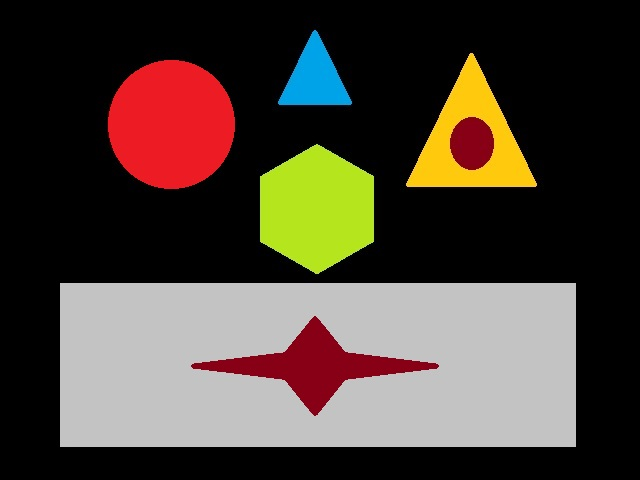
#> input picture contornos.jpg, 640 x 480 px, found by its file name
$ python '11 - contornos.py'
#> lines starting #> are read from the running program, lines starting #| are printed output that depends on the picture; after the words box and inside, x2 and y2 are one past the last pixel; in counts of white or black regions, pixels touching at a corner belong together
import cv2

img = cv2.imread('contornos.jpg')
#> img is the input picture: shape (480, 640, 3); mean B, G, R 55.5, 65.3, 75.9
#img = 255 - img

img_list = img.copy()
img_external = img.copy()
img_ccomp = img.copy()
img_tree = img.copy()


gray = cv2.cvtColor(img_list, cv2.COLOR_BGR2GRAY)
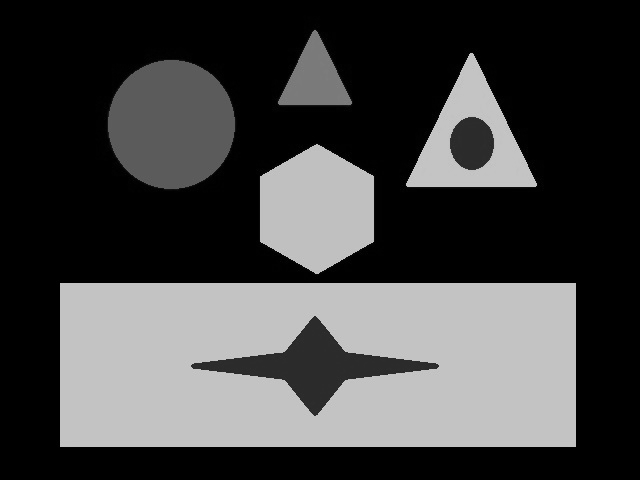
#> gray: shape (480, 640); min 0, max 207, mean 67.3
#_, th = cv2.threshold(img_list, 80, 255, cv2.THRESH_BINARY)
_, th = cv2.threshold(gray, 80, 255, cv2.THRESH_BINARY)
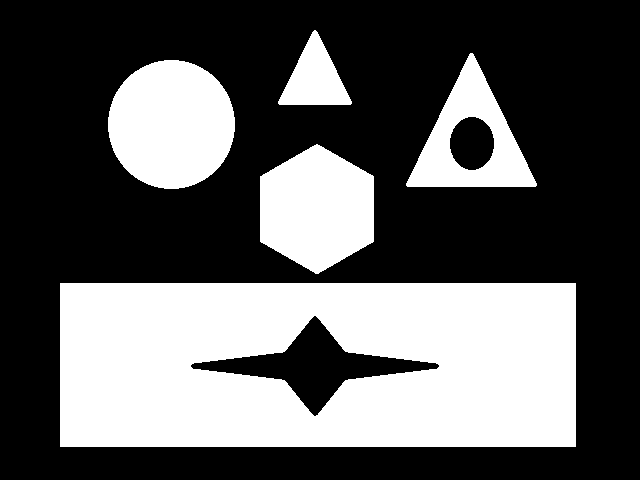
#> th: shape (480, 640); 36.5% white; 5 white regions

contorno_list, hierarchy1 = cv2.findContours(th, cv2.RETR_LIST, cv2.CHAIN_APPROX_SIMPLE)
#> contorno_list = 7 contours; box (x1, y1, x2, y2) and area: (60, 283, 576, 447) 83945, (108, 60, 235, 189) 12677, (260, 144, 374, 274) 10996, (406, 53, 537, 187) 8972, (190, 315, 440, 417) 7218, (278, 30, 352, 105) 2880, (449, 116, 495, 171) 1892
contorno_external, hierarchy2 = cv2.findContours(th, cv2.RETR_EXTERNAL, cv2.CHAIN_APPROX_SIMPLE)
#> contorno_external = 5 contours; box (x1, y1, x2, y2) and area: (60, 283, 576, 447) 83945, (108, 60, 235, 189) 12677, (260, 144, 374, 274) 10996, (406, 53, 537, 187) 8972, (278, 30, 352, 105) 2880
contorno_ccomp, hierarchy2 = cv2.findContours(th, cv2.RETR_CCOMP, cv2.CHAIN_APPROX_SIMPLE)
#> contorno_ccomp has the same summary as contorno_list
contorno_tree, hierarchy2 = cv2.findContours(th, cv2.RETR_TREE, cv2.CHAIN_APPROX_SIMPLE)
#> contorno_tree has the same summary as contorno_list

cv2.drawContours(img_list, contorno_list, -1, (0, 255, 255), 3)
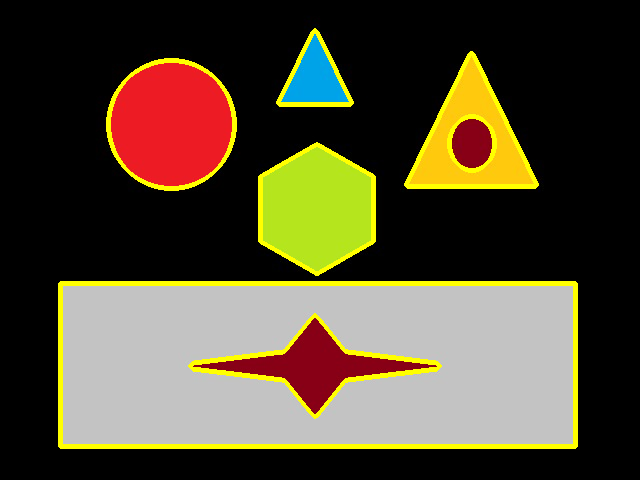
#> img_list: shape (480, 640, 3); 5.45% of pixels changed, all inside (x1, y1, x2, y2) = (58, 28, 578, 449)
cv2.drawContours(img_external, contorno_external, -1, (0, 255, 255), 3)
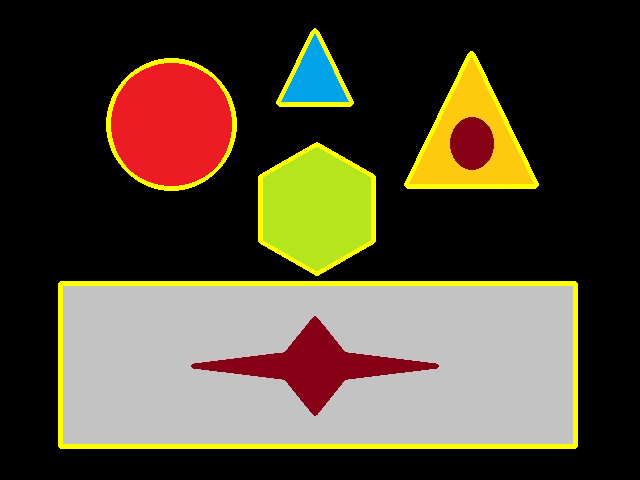
#> img_external: shape (480, 640, 3); 4.37% of pixels changed, all inside (x1, y1, x2, y2) = (58, 28, 578, 449)
cv2.drawContours(img_ccomp, contorno_ccomp, -1, (0, 255, 255), 3)
cv2.drawContours(img_tree, contorno_tree, -1, (0, 255, 255), 3)

cv2.imshow('imagen tree', img_tree)
cv2.imshow('imagen ccomp', img_ccomp)
cv2.imshow('imagen external', img_external)
cv2.imshow('imagen list', img_list)
cv2.imshow('th', th)
cv2.imshow('imagen', img)

cv2.waitKey(0)
cv2.destroyAllWindows()
